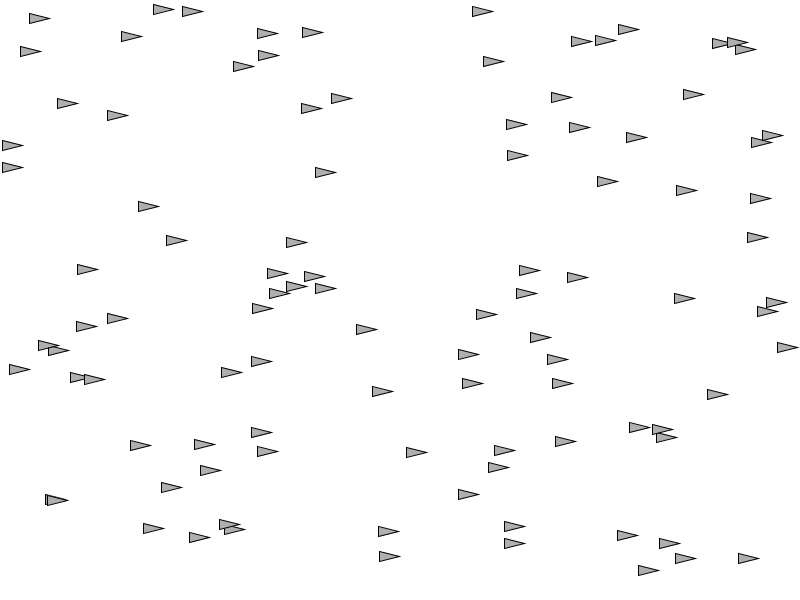
Frame 1 (no input)
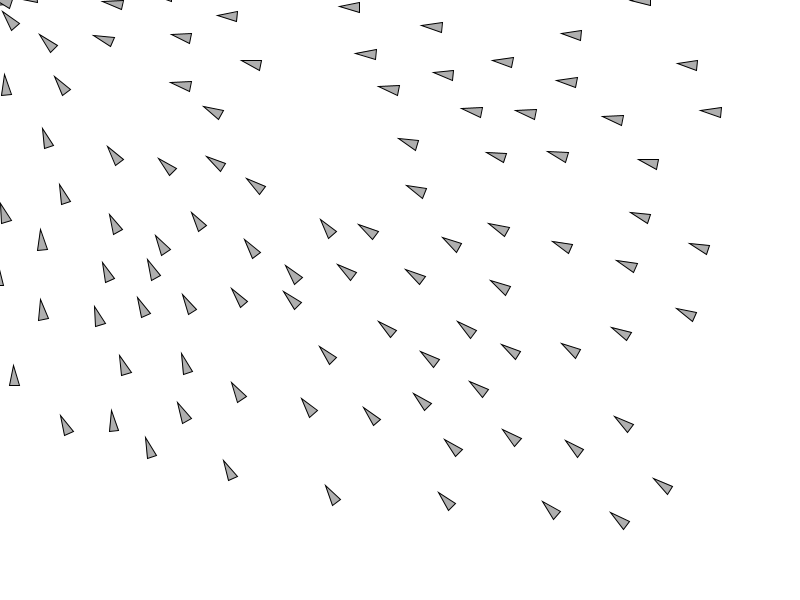
Frame 60 (the mouse pressed at the canvas centre just before this capture)
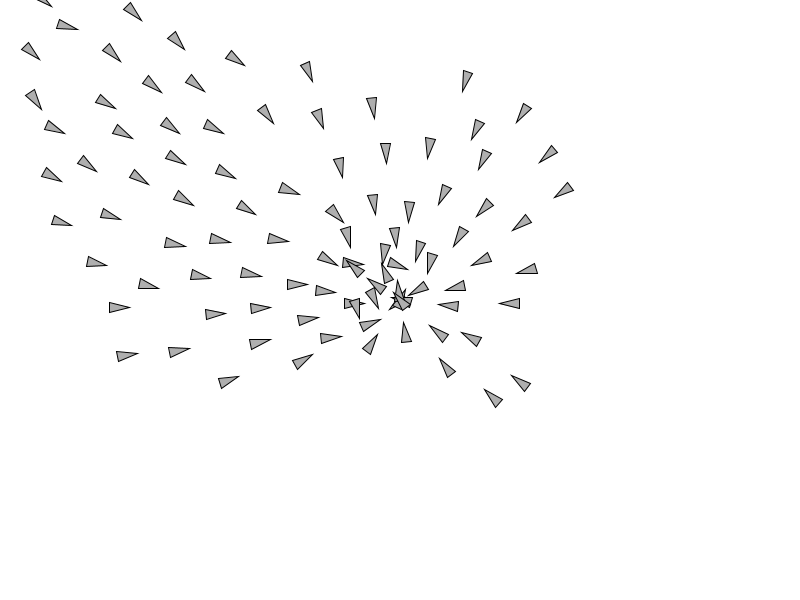
Frame 120 (the mouse held since frame 60 and released just before this capture)

The Processing sketch that drew these frames (run headless with seeded random() and noise(); from frame 60 on, the mouse is pressed at the canvas centre):

// Processing sketch: Notcrash
// ── Notcrash.pde
  ArrayList<Vehicle> vehicles;


void setup(){
  size(800,600);
  background(255);
  vehicles = new ArrayList<Vehicle>();
  for(int i = 0; i<100; i++){
    vehicles.add(new Vehicle(random(width),random(height)));
  }
}


void draw(){
  background(255);
  for(Vehicle v : vehicles){
    v.update();
    v.display();
   v.seek(mouseX,mouseY);
    v.separate(vehicles);
  }
  
  
}
// ── Vehicle.pde
class Vehicle{
PVector loc;
PVector vel;
PVector acc;
float maxspeed;
float maxforce;
float r;


  Vehicle(float x, float y){
    loc = new PVector(x,y);
    vel = new PVector(0,0);
    acc = new PVector(0,0);
    maxspeed = 3;
    maxforce = .1;
    r = 5;
  }
  

  void update(){
  vel.add(acc);
  vel.limit(maxspeed);
  loc.add(vel);
  acc.mult(0);
  }
  
  void display(){
    float theta = vel.heading2D() + radians(90);
    fill(175);
    stroke(0);
    pushMatrix();
    translate(loc.x,loc.y);
    rotate(theta);
    beginShape(TRIANGLES);
    vertex(0, -r*2);
    vertex(-r, r*2);
    vertex(r, r*2);
    endShape();
    popMatrix();
  }
  
  void applyForce(PVector p){
    acc.add(p); 
  }
  
  void seek(float x, float y){
    PVector desired = PVector.sub(new PVector(x,y), loc);
    desired.normalize();
    desired.mult(maxspeed);
    PVector steer = PVector.sub(desired,vel);
    steer.limit(maxforce);
    applyForce(steer);
  }
  
  
  void separate(ArrayList<Vehicle> vlist){
    
    float desiredseparation = 50;
    PVector sum = new PVector();
    int count = 0;
    
    for(Vehicle other : vlist){
      float d = PVector.dist(loc, other.loc);
      if((d>0)&&(d<desiredseparation)){
        PVector diff = PVector.sub(loc, other.loc);
        diff.normalize();
        sum.add(diff);
        count++;
      }
     
    }
    if(count > 0){
      sum.div(count);
      sum.setMag(maxspeed);
      PVector steer = PVector.sub(sum, vel);
      steer.limit(maxforce);
      applyForce(steer);
    }
  }
  
}
